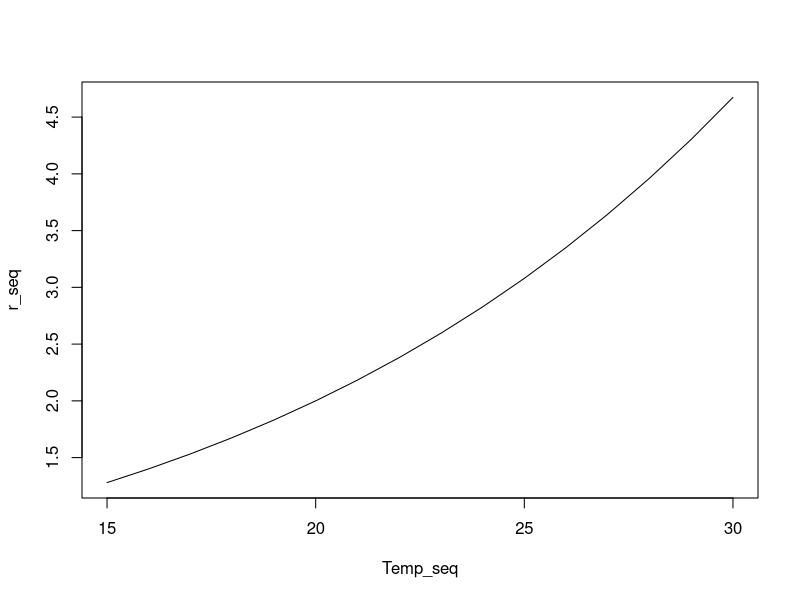

Here is the R script that generated this plot:

C_to_K <- function(C) C + 273.15 # convert degrees C to Kelvin for Arrhenius equation

arrhenius_eqn <- function(E_a,   # activation energy of metabolic processes, units = eV/K
                          T)     # temperature in Kelvin
{
  euler <- exp(1)  # Euler's number
  k <- 8.6173303 * 10^(-5) # Boltzmann constant, units = eV (electron volt)
  
  euler^(-E_a/(k*T))
}

arrhenius_eqn(E_a = 0.65, T = C_to_K(20))

r0 <- function(r_base, # baseline r for a given temperature 
               E_a, 
               T){
  # r_base = r0 * arrhenius_eqn to get observed r value, so:
  r_base/arrhenius_eqn(E_a = E_a, T = T) # = r0
}

r_scaling <- function(r0, E_a, T){
  r0*arrhenius_eqn(E_a = E_a, T = T)
}

# example of r scaling
Temp_seq = 15:30
r_seq <- r_scaling(r0 = r0(r_base = 2, E_a = 0.65, T = C_to_K(20)), # initialize r at 20 Celsius
                   E_a = 0.65,
                   T = C_to_K(Temp_seq))
plot(r_seq ~ Temp_seq, type = "l")